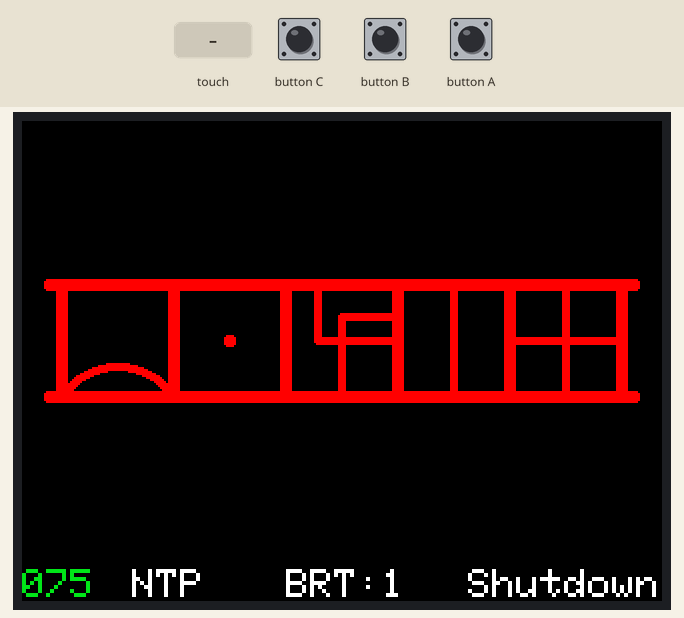
This sketch was run on a simulated ESP32. On the bench: 320×240 colour display. The test bench sets the inputs (shaded band). The local clock reads 2024-03-15 10:24:30 at power-on unless the sketch sets it.

Above: at 1.4 s.
1.5 s: touch panel pressed at 13 % / 10 % of its raw x / y range
At 2.8 s:
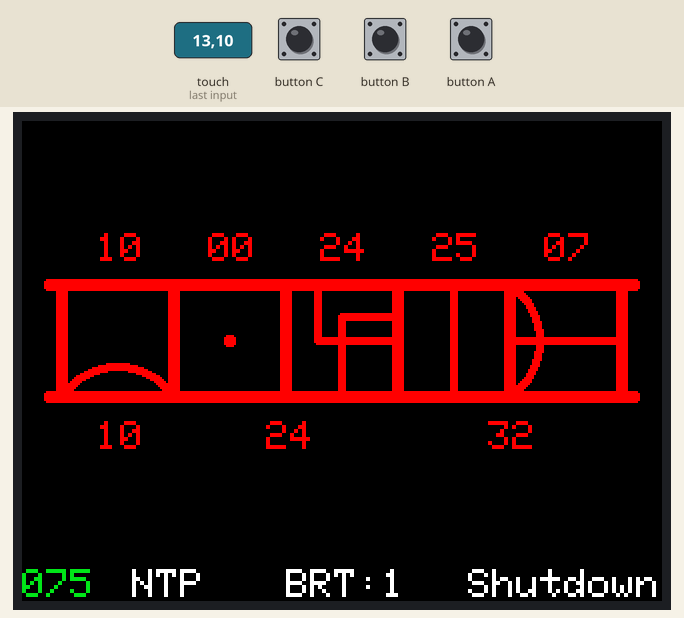
3.5 s: touch panel pressed at 38 % / 10 % of its raw x / y range
At 4.3 s:
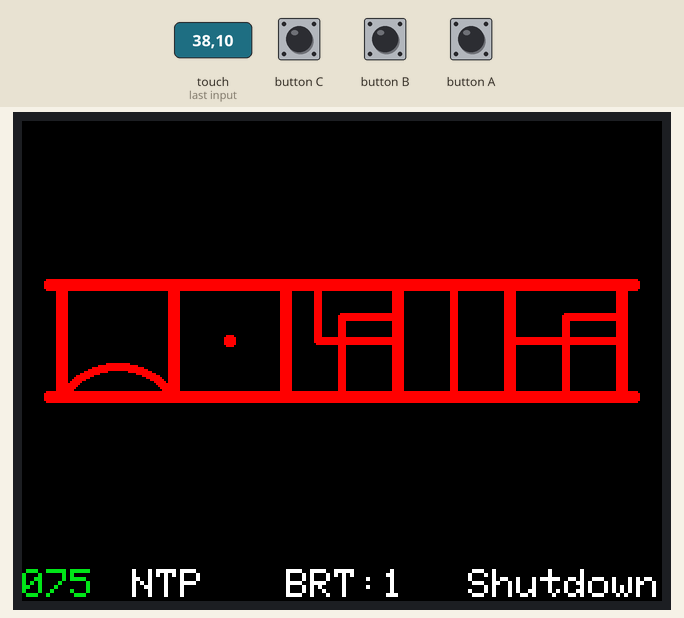
Timing chart, 0 to 6.5 s (numbered marks = the images above; inputs shaded):
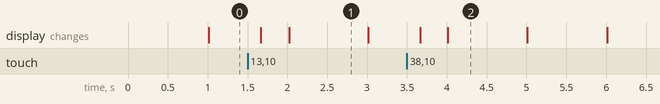

The sketch:

m5_d-ni_numerals_watch.ino
```cpp
// (licence header left out)
#include <iostream>
#include <bitset>
#include <vector>
#include <esp_sntp.h>
#include <WiFi.h>
#include <M5Unified.h>


//////////////////////////// カスタマイズ ////////////////////////////

// ★NTP同期時に接続するWi-FiのSSID
constexpr const char* ssid    = "your SSID";
// ★NTP同期時に接続するWi-Fiのpw
constexpr const char* ssid_pw = "your SSID password";

// ★LCD輝度段階
const int brightness_0      =  30;      // <レベル0>  デフォルト  30
const int brightness_1      =  85;      // <レベル1>  デフォルト  85
const int brightness_2      = 200;      // <レベル2>  デフォルト 200

// ★LCD輝度段階切替のデフォルトレベル
int BtnB_lcd_lv = 1;    // デフォルト 1

// ★デフォルトで答え合わせを表示する/しない設定
bool BtnB_dec_ck     = false;    // デフォルト false

// ★背景色
const int color_lcd       = BLACK;    // デフォルト BLACK
// ★文字色(バッテリ以外)
const int color_text      = WHITE;    // デフォルト WHITE
// ★シンボルの色
const int color_sym       = RED;      // デフォルト RED

// ★バッテリ表示の各文字色
const int color_bt_good   = 0x0723;   // 100-40 デフォルト緑 0x0723
const int color_bt_hmm    = 0xfd66;   //  39-20 デフォルト黄 0xfd66
const int color_bt_danger = 0xfa86;   //  19- 0 デフォルト赤 0xf982

// ★BtnBでLCD輝度段階をレベル2にしたときの"BRT"の色
const int color_brt       = 0xfd66;   // デフォルト黄 0xfd66

// ★自動終了するまでの時間(秒)
// 　※ミリ秒ではなく秒です
// 　※多分58秒未満を推奨
// 　※0にすると、勝手にオフしなくなります
#define BUTTON_TIMEOUT 0   // デフォルト 0

// ★BtnC押下時・または一定秒間操作がなかったときに、
// 　powerOffまたはdeepSleepする設定
// 　・trueでpowerOff関数実行。次回電源ボタンを押すと再起動
// 　・falseでdeepSleep関数実行。次回画面など触れると再起動
bool poweroffmode = true;   // デフォルト true

// ★稼働中のディレイ(ms)
const int delay_in_loop = 10;   // デフォルト 10

/////////////////////////////////////////////////////////////////////

// グローバル変数として宣言
auto start_time = time(nullptr);
auto start_time_local = localtime(&start_time);
int start_time_local_sec = start_time_local->tm_sec;
const int defy = 20;
const char* const week_str[7] = {"Sun", "Mon", "Tue", "Wed", "Thr", "Fri", "Sat"};
// bool BtnB_lcd_ck = false;
int brightness = 0;
bool first_load = false;

// シンボル開始ポイント
int       sym_start_x_p = 23; // 時
const int sym_start_y   = 85; // y固定

int hour_a = start_time_local->tm_hour;
int hour_b = start_time_local->tm_hour;
int min_a = start_time_local->tm_min;
int min_b = start_time_local->tm_min;
int sec_a = start_time_local->tm_sec;
int sec_b = start_time_local->tm_sec;


// BtnAで呼出：RTC確認 → Wi-Fi接続 → NTPサーバ接続 → 時刻同期
void connect() {
  M5.Lcd.clear(color_lcd);
  M5.Lcd.setCursor(0, 0);

  // バージョン
  M5.Lcd.setTextColor(0xad55, color_lcd);
  M5.Display.printf("\nversion 0.3.1\n\n");

  // SSIDの参考表示
  M5.Lcd.setTextColor(color_text, color_lcd);
  M5.Display.printf("SSID: ");
  M5.Display.printf("%s\n\n", ssid);
  vTaskDelay(1000);

  // RTC状態表示
  M5.Display.printf("RTC...");
  if (!M5.Rtc.isEnabled()) {
    M5.Lcd.setTextColor(0xfa86, color_lcd);
    M5.Display.printf("ERR. \nPlease power off \nand try again with the \nRTC available.\n\n");
    for (;;) { vTaskDelay(10000); }
  }
  M5.Lcd.setTextColor(0x0723, color_lcd);
  M5.Display.printf("OK.\n\n");

  // Wi-Fi接続
  WiFi.disconnect();
  vTaskDelay(1000);
  M5.Lcd.setTextColor(color_text, color_lcd);
  M5.Display.printf("Wi-Fi...");
  WiFi.begin(ssid, ssid_pw);
  while (WiFi.status() != WL_CONNECTED) { M5.Display.printf("."); vTaskDelay(500); }
  M5.Lcd.setTextColor(0x0723, color_lcd);
  M5.Display.printf("OK.\n\n");
  vTaskDelay(1000);

  // NTP時刻取得
  M5.Lcd.setTextColor(color_text, color_lcd);
  M5.Display.printf("NTP...");
  configTzTime("JST-9", "ntp.nict.jp", "ntp.nict.jp", "ntp.nict.jp");
  while (sntp_get_sync_status() != SNTP_SYNC_STATUS_COMPLETED) {
    M5.Display.printf("."); vTaskDelay(500);
  }
  M5.Lcd.setTextColor(0x0723, color_lcd);
  M5.Display.printf("OK.\n\n");
  vTaskDelay(1000);
  time_t get_time = time(nullptr);
  tm* local_time = localtime(&get_time);
  local_time->tm_hour += 9;
  time_t jst = mktime(local_time);
  tm* jstTime = gmtime(&jst);
  M5.Rtc.setDateTime(gmtime(&jst));
  vTaskDelay(500);
  WiFi.disconnect();
  vTaskDelay(500);

  firstScreen();
}


// 起動オフの処理選択
void poweroffTask() {
  if        (poweroffmode == true) {
    M5.Power.powerOff();
  } else if (poweroffmode == false) {
    M5.Power.deepSleep(0);
  }
}


// LCD輝度状態によってBRTの文字と色変更
void displayBrt(int BtnB_lcd_lv) {
  M5.Lcd.setCursor(132, 16*14);
  if        (BtnB_lcd_lv == 0) {
    M5.Lcd.setTextColor(color_text, color_lcd);
    M5.Display.printf("BRT:0");
  } else if (BtnB_lcd_lv == 1) {
    M5.Lcd.setTextColor(color_text, color_lcd);
    M5.Display.printf("BRT:1");
  } else if (BtnB_lcd_lv == 2) {
    M5.Lcd.setTextColor(color_brt, color_lcd);
    M5.Display.printf("BRT:2");
  }
  M5.Lcd.setTextColor(color_text, color_lcd);

  M5.Lcd.setCursor(0, 0);
}


// バッテリ残量表示
void displayBattery() {
  // 100-50 緑
  //  49-20 黄
  //  19- 0 赤
  int battery_level = M5.Power.getBatteryLevel();
  M5.Lcd.setCursor(0, 16*14);
  if      (battery_level <= 100 && battery_level >= 40) { M5.Lcd.setTextColor(color_bt_good, color_lcd); }
  else if (battery_level <=  39 && battery_level >= 20) { M5.Lcd.setTextColor(color_bt_hmm, color_lcd); }
  else if (battery_level <=  19                       ) { M5.Lcd.setTextColor(color_bt_danger, color_lcd); }
  M5.Display.printf("%03d", battery_level);
  M5.Lcd.setTextColor(color_text, color_lcd);
}


// バイナリ点滅以外の基本表示一式
void firstScreen() {
  M5.Lcd.clear(color_lcd);
  M5.Lcd.setCursor(0, 0);
  M5.Lcd.setTextColor(color_text, color_lcd);

  // メインのフレーム
  M5.Lcd.fillRect( 17,  79, 286,   6, color_sym);
  M5.Lcd.fillRect( 17, 135, 286,   6, color_sym);
  M5.Lcd.fillRect( 17,  85,   6,  50, color_sym);
  M5.Lcd.fillRect( 73,  85,   6,  50, color_sym);
  M5.Lcd.fillRect(129,  85,   6,  50, color_sym);
  M5.Lcd.fillRect(185,  85,   6,  50, color_sym);
  M5.Lcd.fillRect(241,  85,   6,  50, color_sym);
  M5.Lcd.fillRect(297,  85,   6,  50, color_sym);
  // はみ出してるとこ
  M5.Lcd.fillRect( 12,  79,   5,   6, color_sym);
  M5.Lcd.fillRect( 12, 135,   5,   6, color_sym);
  M5.Lcd.fillRect(303,  79,   5,   6, color_sym);
  M5.Lcd.fillRect(303, 135,   5,   6, color_sym);
  M5.Lcd.drawLine( 11,  80,  11,  83, color_sym);
  M5.Lcd.drawLine(308,  80, 308,  83, color_sym);
  M5.Lcd.drawLine( 11, 136,  11, 139, color_sym);
  M5.Lcd.drawLine(308, 136, 308, 139, color_sym);

  // NTP・Shutdown文字
  M5.Display.setTextSize(2);
  M5.Lcd.setTextColor(color_text, color_lcd);
  M5.Display.setCursor(55, 16*14);
  M5.Display.printf("NTP");
  M5.Lcd.setTextColor(color_text, color_lcd);
  M5.Display.setCursor(223, 16*14);
  M5.Display.printf("Shutdown");

  first_load = true;
}


//// シンボルパターン

// clear
void sym_clear(int sym_start_x_p) {
  int sym_start_x = sym_start_x_p;
  M5.Lcd.fillRect(sym_start_x +   0, sym_start_y +   0,                50,                50, color_lcd);
}


// 0
void sym_0(int sym_start_x_p) {
  int sym_start_x = sym_start_x_p;
  M5.Lcd.fillRect(sym_start_x +  23, sym_start_y +  23,                 4,                 4, color_sym);
  M5.Lcd.drawLine(sym_start_x +  22, sym_start_y +  23, sym_start_x +  22, sym_start_y +  26, color_sym);
  M5.Lcd.drawLine(sym_start_x +  27, sym_start_y +  23, sym_start_x +  27, sym_start_y +  26, color_sym);
  M5.Lcd.drawLine(sym_start_x +  23, sym_start_y +  22, sym_start_x +  26, sym_start_y +  22, color_sym);
  M5.Lcd.drawLine(sym_start_x +  23, sym_start_y +  27, sym_start_x +  26, sym_start_y +  27, color_sym);
}


// 1
void sym_1(int sym_start_x_p) {
  int sym_start_x = sym_start_x_p;
  M5.Lcd.fillRect(sym_start_x +  23, sym_start_y +   0,                 4,                50, color_sym);
}

// 2
void sym_2(int sym_start_x_p) {
  int sym_start_x = sym_start_x_p;
  M5.Lcd.fillRect(sym_start_x +   0, sym_start_y +   0,                 4,                 3, color_sym);
  M5.Lcd.fillRect(sym_start_x +   1, sym_start_y +   1,                 4,                 3, color_sym);
  M5.Lcd.fillRect(sym_start_x +   2, sym_start_y +   2,                 4,                 3, color_sym);
  M5.Lcd.fillRect(sym_start_x +   3, sym_start_y +   3,                 4,                 3, color_sym);
  M5.Lcd.fillRect(sym_start_x +   4, sym_start_y +   4,                 4,                 3, color_sym);

  M5.Lcd.fillRect(sym_start_x +   5, sym_start_y +   6,                 4,                 3, color_sym);
  M5.Lcd.fillRect(sym_start_x +   6, sym_start_y +   8,                 4,                 3, color_sym);
  M5.Lcd.fillRect(sym_start_x +   7, sym_start_y +  10,                 4,                 3, color_sym);
  M5.Lcd.fillRect(sym_start_x +   8, sym_start_y +  12,                 4,                 4, color_sym);
  M5.Lcd.fillRect(sym_start_x +   9, sym_start_y +  15,                 4,                 5, color_sym);
  M5.Lcd.fillRect(sym_start_x +  10, sym_start_y +  19,                 4,                12, color_sym);
  M5.Lcd.fillRect(sym_start_x +   9, sym_start_y +  30,                 4,                 5, color_sym);
  M5.Lcd.fillRect(sym_start_x +   8, sym_start_y +  34,                 4,                 4, color_sym);
  M5.Lcd.fillRect(sym_start_x +   7, sym_start_y +  37,                 4,                 3, color_sym);
  M5.Lcd.fillRect(sym_start_x +   6, sym_start_y +  39,                 4,                 3, color_sym);
  M5.Lcd.fillRect(sym_start_x +   5, sym_start_y +  41,                 4,                 3, color_sym);

  M5.Lcd.fillRect(sym_start_x +   4, sym_start_y +  43,                 4,                 3, color_sym);
  M5.Lcd.fillRect(sym_start_x +   3, sym_start_y +  44,                 4,                 3, color_sym);
  M5.Lcd.fillRect(sym_start_x +   2, sym_start_y +  45,                 4,                 3, color_sym);
  M5.Lcd.fillRect(sym_start_x +   1, sym_start_y +  46,                 4,                 3, color_sym);
  M5.Lcd.fillRect(sym_start_x +   0, sym_start_y +  47,                 4,                 3, color_sym);
}

// 3
void sym_3(int sym_start_x_p) {
  int sym_start_x = sym_start_x_p;
  M5.Lcd.drawLine(sym_start_x +  21, sym_start_y +   0, sym_start_x +   0, sym_start_y +  21, color_sym);
  M5.Lcd.drawLine(sym_start_x +  22, sym_start_y +   0, sym_start_x +   0, sym_start_y +  22, color_sym);
  M5.Lcd.drawLine(sym_start_x +  23, sym_start_y +   0, sym_start_x +   0, sym_start_y +  23, color_sym);
  M5.Lcd.drawLine(sym_start_x +  24, sym_start_y +   0, sym_start_x +   0, sym_start_y +  24, color_sym);
  M5.Lcd.drawLine(sym_start_x +  25, sym_start_y +   0, sym_start_x +   0, sym_start_y +  25, color_sym);
  M5.Lcd.drawLine(sym_start_x +   0, sym_start_y +  23, sym_start_x +  26, sym_start_y +  49, color_sym);
  M5.Lcd.drawLine(sym_start_x +   0, sym_start_y +  24, sym_start_x +  25, sym_start_y +  49, color_sym);
  M5.Lcd.drawLine(sym_start_x +   0, sym_start_y +  25, sym_start_x +  24, sym_start_y +  49, color_sym);
  M5.Lcd.drawLine(sym_start_x +   0, sym_start_y +  26, sym_start_x +  23, sym_start_y +  49, color_sym);
  M5.Lcd.drawLine(sym_start_x +   0, sym_start_y +  27, sym_start_x +  22, sym_start_y +  49, color_sym);
}

// 4
void sym_4(int sym_start_x_p) {
  int sym_start_x = sym_start_x_p;
  M5.Lcd.fillRect(sym_start_x +  24, sym_start_y +  11,                26,                 4, color_sym);
  M5.Lcd.fillRect(sym_start_x +  23, sym_start_y +  12,                 4,                38, color_sym);
}


// 5
void sym_5(int sym_start_x_p) {
  int sym_start_x = sym_start_x_p;
  M5.Lcd.fillRect(sym_start_x +  0, sym_start_y +   23,                50,                 4, color_sym);
}

// 10
void sym_10(int sym_start_x_p) {
  int sym_start_x = sym_start_x_p;
  M5.Lcd.fillRect(sym_start_x +   0, sym_start_y +  46,                 3,                 4, color_sym);
  M5.Lcd.fillRect(sym_start_x +   1, sym_start_y +  45,                 3,                 4, color_sym);
  M5.Lcd.fillRect(sym_start_x +   2, sym_start_y +  44,                 3,                 4, color_sym);
  M5.Lcd.fillRect(sym_start_x +   3, sym_start_y +  43,                 3,                 4, color_sym);
  M5.Lcd.fillRect(sym_start_x +   4, sym_start_y +  42,                 3,                 4, color_sym);

  M5.Lcd.fillRect(sym_start_x +   6, sym_start_y +  41,                 3,                 4, color_sym);
  M5.Lcd.fillRect(sym_start_x +   8, sym_start_y +  40,                 3,                 4, color_sym);
  M5.Lcd.fillRect(sym_start_x +  10, sym_start_y +  39,                 3,                 4, color_sym);
  M5.Lcd.fillRect(sym_start_x +  12, sym_start_y +  38,                 4,                 4, color_sym);
  M5.Lcd.fillRect(sym_start_x +  15, sym_start_y +  37,                 5,                 4, color_sym);
  M5.Lcd.fillRect(sym_start_x +  19, sym_start_y +  36,                12,                 4, color_sym);
  M5.Lcd.fillRect(sym_start_x +  30, sym_start_y +  37,                 5,                 4, color_sym);
  M5.Lcd.fillRect(sym_start_x +  34, sym_start_y +  38,                 4,                 4, color_sym);
  M5.Lcd.fillRect(sym_start_x +  37, sym_start_y +  39,                 3,                 4, color_sym);
  M5.Lcd.fillRect(sym_start_x +  39, sym_start_y +  40,                 3,                 4, color_sym);
  M5.Lcd.fillRect(sym_start_x +  41, sym_start_y +  41,                 3,                 4, color_sym);

  M5.Lcd.fillRect(sym_start_x +  43, sym_start_y +  42,                 3,                 4, color_sym);
  M5.Lcd.fillRect(sym_start_x +  44, sym_start_y +  43,                 3,                 4, color_sym);
  M5.Lcd.fillRect(sym_start_x +  45, sym_start_y +  44,                 3,                 4, color_sym);
  M5.Lcd.fillRect(sym_start_x +  46, sym_start_y +  45,                 3,                 4, color_sym);
  M5.Lcd.fillRect(sym_start_x +  47, sym_start_y +  46,                 3,                 4, color_sym);
}

// 15
void sym_15(int sym_start_x_p) {
  int sym_start_x = sym_start_x_p;
  M5.Lcd.drawLine(sym_start_x +   0, sym_start_y +  23, sym_start_x +  26, sym_start_y +  49, color_sym);
  M5.Lcd.drawLine(sym_start_x +   0, sym_start_y +  24, sym_start_x +  25, sym_start_y +  49, color_sym);
  M5.Lcd.drawLine(sym_start_x +   0, sym_start_y +  25, sym_start_x +  24, sym_start_y +  49, color_sym);
  M5.Lcd.drawLine(sym_start_x +   0, sym_start_y +  26, sym_start_x +  23, sym_start_y +  49, color_sym);
  M5.Lcd.drawLine(sym_start_x +   0, sym_start_y +  27, sym_start_x +  22, sym_start_y +  49, color_sym);
  M5.Lcd.drawLine(sym_start_x +  26, sym_start_y +  49, sym_start_x +  49, sym_start_y +  26, color_sym);
  M5.Lcd.drawLine(sym_start_x +  25, sym_start_y +  49, sym_start_x +  49, sym_start_y +  25, color_sym);
  M5.Lcd.drawLine(sym_start_x +  24, sym_start_y +  49, sym_start_x +  49, sym_start_y +  24, color_sym);
  M5.Lcd.drawLine(sym_start_x +  23, sym_start_y +  49, sym_start_x +  49, sym_start_y +  23, color_sym);
  M5.Lcd.drawLine(sym_start_x +  22, sym_start_y +  49, sym_start_x +  49, sym_start_y +  22, color_sym);
}

// 20
void sym_20(int sym_start_x_p) {
  int sym_start_x = sym_start_x_p;
  M5.Lcd.fillRect(sym_start_x +  11, sym_start_y +   0,                 4,                26, color_sym);
  M5.Lcd.fillRect(sym_start_x +  12, sym_start_y +  23,                38,                 4, color_sym);
}


// 5&25進数変換

void convert_5_25(int number, int sym_start_x_p) {

  int num = number;

  sym_start_x_p -= 56;

  if        (num >=  0 && num <= 24) {
    sym_0(sym_start_x_p);

  } else if (num >= 25 && num <= 49) {
    sym_1(sym_start_x_p);
    num -= 25;
  } else if (num >= 50 && num <= 74) {
    sym_2(sym_start_x_p);
    num -= 50;
  }

  sym_start_x_p += 56;

  if        (num ==  0             ) {
    sym_0(sym_start_x_p);

  } else if (num >=  1 && num <=  4) {


  } else if (num >=  5 && num <=  9) {
    sym_5(sym_start_x_p);
    num -=  5;
  } else if (num >= 10 && num <= 14) {
    sym_10(sym_start_x_p);
    num -= 10;
  } else if (num >= 15 && num <= 19) {
    sym_15(sym_start_x_p);
    num -= 15;
  } else if (num >= 20 && num <= 24) {
    sym_20(sym_start_x_p);
    num -= 20;
  }

  if        (num == 1) {
    sym_1(sym_start_x_p);
  } else if (num == 2) {
    sym_2(sym_start_x_p);
  } else if (num == 3) {
    sym_3(sym_start_x_p);
  } else if (num == 4) {
    sym_4(sym_start_x_p);
  }
}


// ////////////////////////////////////////////////////////////////////////////////


void setup() {
  auto cfg = M5.config();

  // ★外部のRTCを読み取る場合は、コメント外します
  // 　Core2はRTC内蔵しているので不要
  // cfg.external_rtc  = true;

  M5.begin(cfg);
  M5.Displays(0).setTextSize(2);
  if        (BtnB_lcd_lv == 0) {
    brightness = brightness_0;
  } else if (BtnB_lcd_lv == 1) {
    brightness = brightness_1;
  } else if (BtnB_lcd_lv == 2) {
    brightness = brightness_2;
  }
  M5.Lcd.setBrightness(brightness);

  firstScreen();

  // 操作なし時間確認用 基準秒
  start_time = time(nullptr);
  start_time_local = localtime(&start_time);
  start_time_local_sec = start_time_local->tm_sec;

  int hour_a = start_time_local->tm_hour;
  int min_a = start_time_local->tm_min;
  int sec_a = start_time_local->tm_sec;

}


// ////////////////////////////////////////////////////////////////////////////////


void loop() {
  // vTaskDelay(delay_in_loop);
  M5.update();

  displayBrt(BtnB_lcd_lv);


  auto now_time = time(nullptr);
  auto now_time_local = localtime(&now_time);


  // 操作なし時間確認、経過したら起動オフ
  int now_time_local_sec = now_time_local->tm_sec;

  if (start_time_local_sec > now_time_local_sec) {
    now_time_local_sec += 60;
  }
  if (BUTTON_TIMEOUT != 0) {
    if (now_time_local_sec - start_time_local_sec > BUTTON_TIMEOUT) {
      poweroffTask();
    }
  }


  // ボタン操作
    auto get_detail = M5.Touch.getDetail(1);
    // m5::touch_state_t get_state;
    // get_state = get_detail.state;

    // BtnA ちょっと長押しでWi-Fi・NTPサーバ接続開始
    if (M5.BtnA.wasHold()) {
      connect();
      start_time_local_sec = now_time_local_sec;
    }

    // タッチでデシマル表示/非表示
    if (get_detail.wasClicked()) {
      if (BtnB_dec_ck == false) {
        BtnB_dec_ck = true;
        start_time_local_sec = now_time_local_sec;
      } else if (BtnB_dec_ck == true) {
        BtnB_dec_ck = false;
        start_time_local_sec = now_time_local_sec;
        // BtnBで呼び出したデシマル表示を塗り潰して無理やり非表示
        // M5.Display.fillRect(0, 0, 60, 222, color_lcd);
      }
    }

    // BtnB ちょっと長押しでLCD輝度MAX(brightness値<->MAX)
    if (M5.BtnB.wasHold()) {
      if        (BtnB_lcd_lv == 0) {
        M5.Lcd.setBrightness(brightness_1);
        BtnB_lcd_lv = 1;
      } else if (BtnB_lcd_lv == 1) {
        M5.Lcd.setBrightness(brightness_2);
        BtnB_lcd_lv = 2;
      } else if (BtnB_lcd_lv == 2) {
        M5.Lcd.setBrightness(brightness_0);
        BtnB_lcd_lv = 0;
      }
      start_time_local_sec = now_time_local_sec;
    }

    // BtnC ちょっと長押しで起動オフ
    if (M5.BtnC.wasHold()) {
      poweroffTask();
    }
  //


  int year = now_time_local->tm_year+1900;
  int month = now_time_local->tm_mon+1;
  int day = now_time_local->tm_mday;
  int week = now_time_local->tm_wday;
  int hour = now_time_local->tm_hour;
  int min = now_time_local->tm_min;
  int sec = now_time_local->tm_sec;

  if (first_load == true) {
    convert_5_25(hour, sym_start_x_p);
    convert_5_25(min, sym_start_x_p+112);
    convert_5_25(sec, sym_start_x_p+224);
    first_load == false;
  }


  // 時
  hour_b = hour;
  if (hour_a != hour_b) {
    sym_clear(sym_start_x_p);
    convert_5_25(hour, sym_start_x_p);
    hour_a = hour_b;
  }

  // 分
  min_b = min;
  if (min_a != min_b) {
    sym_clear(sym_start_x_p+112);
    convert_5_25(min, sym_start_x_p+112);
    min_a = min_b;
    if ( min_b == 0 || min_b == 25 || min_b == 50 ) {
      sym_clear(sym_start_x_p+112-56);
      convert_5_25(min, sym_start_x_p+112);
      min_a = min_b;
    }

  }

  // 秒
  sec_b = sec;
  if (sec_a != sec_b) {
    sym_clear(sym_start_x_p+224);
    convert_5_25(sec, sym_start_x_p+224);
    sec_a = sec_b;
    if ( sec_b == 0 || sec_b == 25 || sec_b == 50 ) {
      sym_clear(sym_start_x_p+224-56);
      convert_5_25(sec, sym_start_x_p+224);
      sec_a = sec_b;
    }
  }


  // デシマル表示出力
    if (BtnB_dec_ck == true) {
      M5.Lcd.setTextColor(color_sym, color_lcd);
    } else {
      M5.Lcd.setTextColor(color_lcd, color_lcd);
    }
    // 上段
    M5.Lcd.setCursor(37, 56);
    M5.Display.printf("%02d", hour);

    M5.Lcd.setCursor(37+56, 56);
    M5.Display.printf("%02d", (((min / 25) % 25) * 25));
    // M5.Lcd.setCursor(37+56+35, 56);
    // M5.Display.printf("+");

    M5.Lcd.setCursor(37+56+56, 56);
    M5.Display.printf("%02d", (min % 25));

    M5.Lcd.setCursor(37+56+56+56, 56);
    M5.Display.printf("%02d", (((sec / 25) % 25) * 25));
    // M5.Lcd.setCursor(37+56+56+56+35, 56);
    // M5.Display.printf("+");

    M5.Lcd.setCursor(37+56+56+56+56, 56);
    M5.Display.printf("%02d", (sec % 25));

    // 下段
    M5.Lcd.setCursor( 37, 150);
    M5.Display.printf("%02d", hour);
    M5.Lcd.setCursor(122, 150);
    M5.Display.printf("%02d", min);
    M5.Lcd.setCursor(233, 150);
    M5.Display.printf("%02d", sec);


  M5.Display.setTextSize(2);
  //


  displayBattery();


}
```

Measured:
- what the display in image 1 shows lasts 1.0 s, from 2.0 s to 3.0 s
